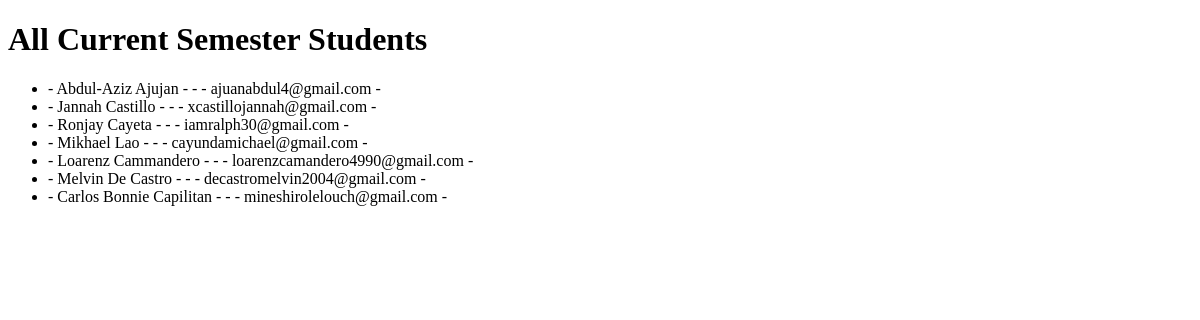
Before: /facilitator/all_students/ with the older database file.
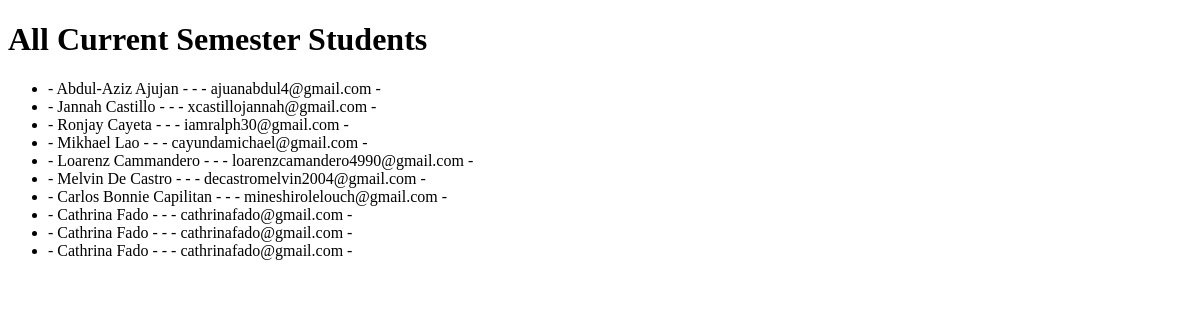
After: the same page with the newer database file.
### current_semester_students/models.py (models this page shows, shortened)
class Student(models.Model):
    first_name = models.CharField(max_length=255)
    last_name = models.CharField(max_length=255)
    student_school_id = models.CharField(max_length=255)
    course = models.ForeignKey(
        Course,
        on_delete=models.CASCADE
    )
    year_level = models.CharField(max_length=25)
    email = models.EmailField()

### current_semester_students/views.py (the view)
# urls.py: path('all_students/', views.all_students, name='all_students')
def all_students(request):
    template = loader.get_template('all_students.html')
    students = Student.objects.all().values()
    context = {
        'students': students
    }
    return HttpResponse(template.render(context, request))

### current_semester_students/templates/all_students.html (shortened to what this page needs)
{% extends "master.html" %}
{% block content %}
    <h1>All Current Semester Students</h1>
    <ul>
        {% for student in students %}
            <li>{{student.student_id}} - {{student.first_name}} {{student.last_name}} - {{student.course}} - {{student.year}} - {{student.email}} - {{student.phone}}</li>
        {% endfor %}
    </ul>
{% endblock %}

Changed rows visible on the page:
added Student: first_name "Cathrina", last_name "Fado", email "cathrinafado@gmail.com"
added Student: first_name "Cathrina", last_name "Fado", email "cathrinafado@gmail.com"
added Student: first_name "Cathrina", last_name "Fado", email "cathrinafado@gmail.com"
